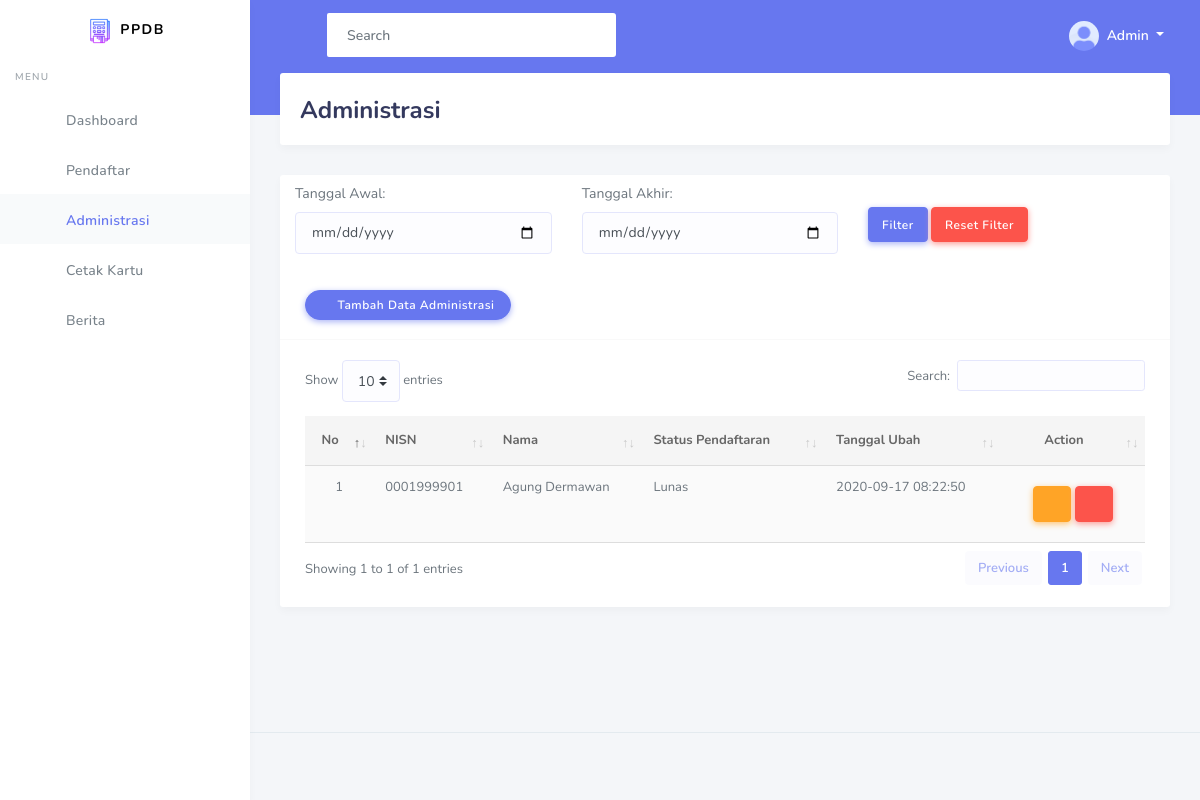
/view/administrasi/tampilData.php (signed in), run on the app's committed database.
### tables this page shows
CREATE TABLE `administrasi` (
  `id_administrasi` int(11) NOT NULL,
  `id_identitas_siswa` int(11) NOT NULL,
  `harga` int(16) NOT NULL,
  `status` enum('Lunas','Belum Lunas') NOT NULL,
  `tgl_buat` datetime NOT NULL,
  `tgl_ubah` timestamp NOT NULL DEFAULT current_timestamp() ON UPDATE current_timestamp()
);

CREATE TABLE `identitas_siswa` (
  `Id_Identitas_Siswa` int(11) NOT NULL,
  `NISN` varchar(15) NOT NULL,
  `No_KK` varchar(20) NOT NULL,
  `NIK` varchar(16) NOT NULL,
  `Nama_Panggilan` text NOT NULL,
  `Nama_Peserta_Didik` text NOT NULL,
  `Tempat_Lahir` varchar(30) NOT NULL,
  `Tanggal_Lahir` date NOT NULL,
  `Jenis_Kelamin` enum('Laki-Laki','Perempuan') NOT NULL,
  `Agama` varchar(9) NOT NULL,
  `Gol_Darah` varchar(5) NOT NULL,
  `Tinggi_Badan` varchar(4) NOT NULL,
  `Berat_Badan` varchar(3) NOT NULL,
  `Suku` varchar(10) NOT NULL,
  `Bahasa` varchar(12) NOT NULL,
  `Kewarganegaraan` varchar(10) NOT NULL,
  `Status_Anak` varchar(12) NOT NULL,
  `Anak_Ke` int(2) NOT NULL,
  `Jml_Saudara` int(2) NOT NULL,
  `Jenis_Tinggal` varchar(17) NOT NULL,
  `Alamat_Tinggal` text NOT NULL,
  `Provinsi_Tinggal` varchar(30) NOT NULL,
  `Kab_Kota_Tinggal` varchar(30) NOT NULL,
  `Kec_Tinggal` varchar(30) NOT NULL,
  `Kelurahan_Tinggal` varchar(30) NOT NULL,
  `Kode_POS` varchar(6) NOT NULL,
  `Jarak_Ke_Sekolah` varchar(5) NOT NULL,
  `Riwayat_Penyakit` text NOT NULL,
  `status_ortu` tinyint(1) NOT NULL,
  `status_administrasi` tinyint(1) NOT NULL,
  `tgl_buat` datetime NOT NULL,
  `tgl_ubah` timestamp NOT NULL DEFAULT current_timestamp() ON UPDATE current_timestamp()
);

### view/administrasi/tampilData.php (the view, shortened to what this page needs)
<?php
$title = "Administrasi";
require("../template/header.php");
?>
<section class="section">
    <div class="section-header">
        <h1><?= $title; ?></h1>
    </div>
    <div class="section-body">
        <div class="row">
            <div class="col-12">
                <div class="card">
                    <div class="section-body">
                        <div class="row mb-3 col-12 pt-2">
                            <div class="col-md-4 ">
                                <label for="tanggal_awal">Tanggal Awal:</label>
                                <input type="date" class="form-control" id="tanggal_awal" name="tanggal_awal">
                            </div>
                            <div class="col-md-4">
                                <label for="tanggal_akhir">Tanggal Akhir:</label>
                                <input type="date" class="form-control" id="tanggal_akhir" name="tanggal_akhir">
                            </div>
                            <div class="col-md-4">
                                <button class="btn btn-primary mt-4" onclick="filterData()">Filter</button>
                                <button class="btn btn-danger mt-4" onclick="resetFilter()">Reset Filter</button>
                            </div>
                        </div>
                        <div class="card-header">
                            <a href="tambahData.php" type="button" class="btn btn-primary daterange-btn icon-left btn-icon">
                                <i class="fas fa-plus"></i> Tambah Data Administrasi
                            </a>
                        </div>
                        <div class="card-body">
                            <div class="table-responsive">
                                <table class="table table-striped" id="table-1">
                                    <thead>
                                        <tr>
                                            <th class="text-center"> No </th>
                                            <th>NISN</th>
                                            <th>Nama</th>
                                            <th>Status Pendaftaran</th>
                                            <th>Tanggal Ubah</th>
                                            <th class="text-center">Action</th>
                                        </tr>
                                    </thead>
                                    <tbody>
                                        <?php
                                        include('../../config/connection.php');
                                        $no = 1;
                                        $data = mysqli_query($conn, "SELECT a.*, b.NISN, b.Nama_Peserta_Didik FROM administrasi a
                                                      LEFT JOIN identitas_siswa b
                                                      ON a.id_identitas_siswa = b.Id_Identitas_Siswa") or die(mysqli_error($conn));
                                        foreach ($data as $row) {
                                        ?>
                                            <tr>
                                                <td class="text-center"><?= $no++; ?></td>
                                                <td><?= $row['NISN']; ?></td>
                                                <td><?= $row['Nama_Peserta_Didik']; ?></td>
                                                <td><?= $row['status']; ?></td>
                                                <td><?= $row['tgl_ubah']; ?></td>
                                                <td class="text-center" width="120px">
                                                    <a href="ubahData.php?id=<?= $row['id_administrasi']; ?>" class="btn btn-warning"><i class="fas fa-pencil-alt"></i></a>
                                                    <a href="../../controller/admin/administrasi.php?hapusData=<?= $row['id_administrasi']; ?>" class="btn btn-danger my-2" onclick="return confirm('Anda Yakin');"><i class="fas fa-trash"></i></a>
                                                </td>
                                            </tr>
                                        <?php } ?>
                                    </tbody>
                                </table>
                            </div>
                        </div>
                    </div>
                </div>
            </div>
        </div>
</section>
<?php require("../template/footer.php"); ?>

### data on the page
administrasi: id_identitas_siswa.NISN "0001999901", id_identitas_siswa.Nama_Peserta_Didik "Agung Dermawan", status "Lunas", tgl_ubah "2020-09-17 08:22:50"

### other printed values
$_SESSION['nama'] "Admin"
$title "Administrasi"
